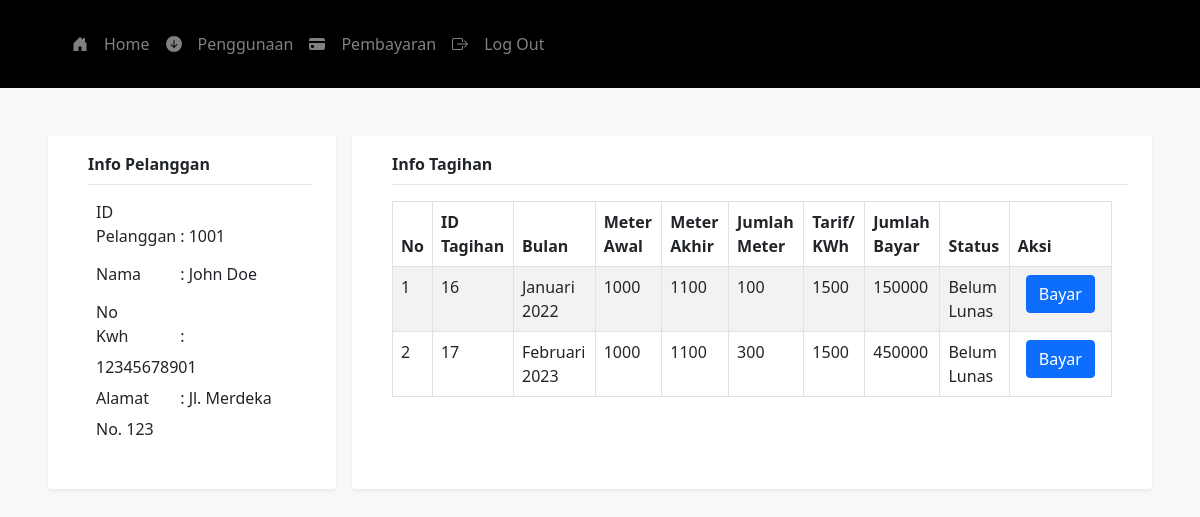
Screenshot of /dashboard.php (signed in) with the database file from the repository.
### tables this page shows
CREATE TABLE `pelanggan` (
  `id_pelanggan` int(11) NOT NULL,
  `username` varchar(255) NOT NULL,
  `password` varchar(255) NOT NULL,
  `nomor_kwh` varchar(255) NOT NULL,
  `nama_pelanggan` varchar(255) NOT NULL,
  `alamat` varchar(255) NOT NULL,
  `id_tarif` int(11) NOT NULL
);

CREATE TABLE `tagihan` (
  `id_tagihan` int(11) NOT NULL,
  `id_penggunaan` int(11) NOT NULL,
  `id_pelanggan` int(11) NOT NULL,
  `bulan` varchar(255) NOT NULL,
  `tahun` year(4) NOT NULL,
  `jumlah_meter` varchar(255) NOT NULL,
  `status` varchar(255) NOT NULL
);

CREATE TABLE `penggunaan` (
  `id_penggunaan` int(11) NOT NULL,
  `id_pelanggan` int(11) NOT NULL,
  `bulan` varchar(255) NOT NULL,
  `tahun` year(4) NOT NULL,
  `meter_awal` varchar(255) NOT NULL,
  `meter_akhir` varchar(255) NOT NULL
);

CREATE TABLE `tarif` (
  `id_tarif` int(11) NOT NULL,
  `daya` varchar(255) NOT NULL,
  `tarifperkwh` varchar(255) NOT NULL
);

### dashboard.php (the view, shortened to what this page needs)
<!DOCTYPE html>
<html lang="en">
<head>
    <link href="https://cdn.jsdelivr.net/npm/bootstrap@5.3.0-alpha2/dist/css/bootstrap.min.css"
            rel="stylesheet">
    <link href="https://cdn.jsdelivr.net/npm/bootstrap@5.3.0-alpha2/dist/css/bootstrap.min.css"
            rel="stylesheet">
    <link href="/css/bootstrap.min.css" rel="stylesheet">
</head>
<body>
    <?php
        include 'fragments/navbar.php';
    ?>
    <?php
        require 'config/koneksi.php';
        $stmt = $pdo->prepare("SELECT * FROM pelanggan WHERE username = ?");
        $stmt ->execute([$_SESSION["username"]]);
        $row = $stmt -> fetch();
    ?>
    <div class="d-flex flex-direction-nav">
    <div class="container ms-5 mt-5 shadow-sm bg-body rounded" style="width: 40rem;">
    <div class="mt-3 ms-3 mb-2 fw-bold pb-2" style="border-bottom: 1px solid #e5e5e5;">Info Pelanggan</div>
    <form class="ps-4 pe-4 pb-5">
        <div class="row mb-3 d-inline">
            <label for="id_pelanggan" class="col-sm-5 col-form-label">ID Pelanggan</label>
            <span>: <?php echo $row['id_pelanggan'] ?> </span>
        </div>
        <br>
        <div class="row mb-3 d-inline">
            <label for="nama_pelanggan" class="col-sm-5 col-form-label">Nama</label>
            <span>: <?php echo $row['nama_pelanggan'] ?> </span>
        </div>
        <br>
        <div class="row mb-3 d-inline">
            <label for="nomor_kwh" class="col-sm-5 col-form-label">No Kwh</label>
            <span>: <?php echo $row['nomor_kwh'] ?> </span>
        </div>
        <br>
        <div class="row mb-3 d-inline">
            <label for="alamat" class="col-sm-5 col-form-label">Alamat</label>
            <span>: <?php echo $row['alamat'] ?> </span>
        </div>
        <br>
        </form>
    </div>
    <div class="container shadow-sm me-5 mt-5 ms-3 bg-body rounded">
    <div class="pt-3 ms-3 mb-2 fw-bold pb-2" style="border-bottom: 1px solid #e5e5e5;">Info Tagihan</div>
    <div class="d-flex justify-content-center pt-2 pb-5 ps-3 pe-3">
    <table class="table table-bordered table-striped" style="width: 45rem;">
        <thead>
            <th styles="width:10%"> No </th>
            <th styles="width:20%"> ID Tagihan </th>
            <th styles="width:20%"> Bulan </th>
            <th styles="width:10%"> Meter Awal </th>
            <th styles="width:10%"> Meter Akhir </th>
            <th styles="width:10%"> Jumlah Meter</th>
            <th styles="width:10%"> Tarif/ KWh </th>
            <th styles="width:20%"> Jumlah Bayar </th>
            <th styles="width:20%"> Status </th>
            <th styles="width:20%"> Aksi </th>
        </thead>
        <tbody>
            <?php
                require 'config/koneksi.php';
                try{
                    $stmt = $pdo->prepare("SELECT * FROM pelanggan WHERE username = ?");
                    $stmt ->execute([$_SESSION["username"]]);
                    $row = $stmt -> fetch();
                    $stmt = $pdo->prepare("SELECT * FROM tarif WHERE id_tarif = ?");
                    $stmt -> execute([$row['id_tarif']]);
                    $row2 = $stmt -> fetch();
                    $stmt = $pdo->prepare("SELECT * FROM penggunaan WHERE id_pelanggan = ?");
                    $stmt -> execute([$row['id_pelanggan']]);
                    $row3 = $stmt -> fetch();
                    $stmt = $pdo->prepare("SELECT * FROM tagihan WHERE id_pelanggan = ? AND status = 'Belum Lunas'");
                    $stmt -> execute([$row3['id_pelanggan']]);
                    $i = 1;
                    while ($row4 = $stmt->fetch()){
                    echo"<tr>
                        <td>".$i."</td>
                        <td>".$row4["id_tagihan"]."</td>
                        <td>".$row4["bulan"]." ".$row4["tahun"]."</td>
                        <td>".$row3["meter_awal"]."</td>
                        <td>".$row3["meter_akhir"]."</td>
                        <td>".$row4["jumlah_meter"]."</td>
                        <td>".$row2["tarifperkwh"]."</td>
                        <td>".$row4["jumlah_meter"] * $row2["tarifperkwh"]."</td>
                        <td>".$row4["status"]."</td>
                        <td>
                        <a  id='update' href='bayar.php?id_tagihan=".$row4["id_tagihan"]."&bulan=".$row4["bulan"]."' class='btn btn-primary mx-2'>Bayar</a>
                        </td>
                    </tr>
                    "; $i++;}
                } catch(PDOException $e){
                    exit("PDO Error: ".$e->getMessage()."<br>");
                }
            ?>
        </tbody>
    </table>
    </div>
    </div>
    </div>
</body>
</html>

### rows the page displays
pelanggan: id_pelanggan "1001", nama_pelanggan "John Doe", nomor_kwh "12345678901", alamat "Jl. Merdeka No. 123"
tagihan: id_tagihan "16", bulan "Januari", tahun "2022", jumlah_meter "100", $row4['jumlah_meter']*$row2['tarifperkwh'] "150000", status "Belum Lunas"
penggunaan: meter_awal "1000", meter_akhir "1100"
tarif: tarifperkwh "1500"
tagihan: id_tagihan "17", bulan "Februari", tahun "2023", id_penggunaan.meter_awal "1000", id_penggunaan.meter_akhir "1100", jumlah_meter "300", $row4['jumlah_meter']*$row2['tarifperkwh'] "450000", status "Belum Lunas"
